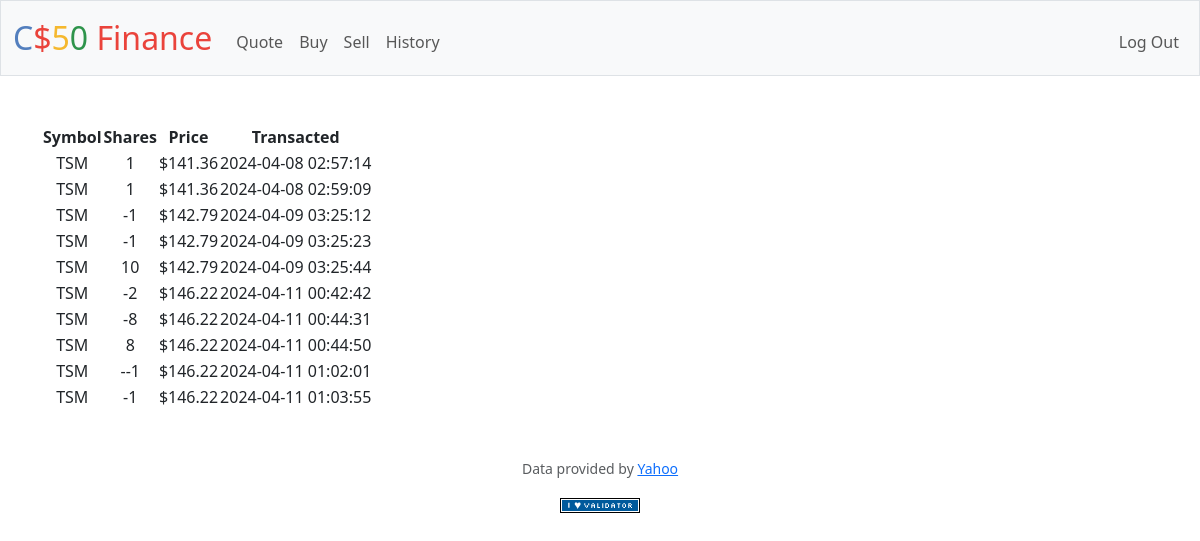
The app's page /history (signed in) with its own data.
### tables this page shows
CREATE TABLE exchanges(
    user_id INTEGER,
    time NUMERIC,
    buy INTEGER,
    sell INTEGER,
    symbol TEXT,
    price REAL,
    FOREIGN KEY(user_id) REFERENCES users(id)
);

### app.py (the view)
@app.route("/history")
@login_required
def history():
    history = db.execute(
        "SELECT symbol, buy, sell, price, time FROM exchanges\
                          WHERE user_id = ?",
        session["user_id"],
    )
    for row in history:
        row["price"] = usd(row["price"])
    return render_template("history.html", history=history)

### app.py (called while the page is built)
@app.after_request
def after_request(response):
    response.headers["Cache-Control"] = "no-cache, no-store, must-revalidate"
    response.headers["Expires"] = 0
    response.headers["Pragma"] = "no-cache"
    return response

### helpers.py (called while the page is built)
def login_required(f):
    @wraps(f)
    def decorated_function(*args, **kwargs):
        if session.get("user_id") is None:
            return redirect("/login")
        return f(*args, **kwargs)
    return decorated_function

def usd(value):
    return f"${value:,.2f}"

### templates/history.html (shortened to what this page needs)
{% extends "layout.html" %}
{% block main %}
<table>
    <thead>
        <tr>
            <th>Symbol</th>
            <th>Shares</th>
            <th>Price</th>
            <th>Transacted</th>
        </tr>
    </thead>
    <tbody>
        {% for row in history %}
        <tr>
            <td>{{ row.symbol }}</td>
            <td>{% if row.buy != none %}{{ row.buy }}{% else %}-{{ row.sell }}{% endif %}</td>
            <td>{{ row.price }}</td>
            <td>{{ row.time }}</td>
        </tr>
        {% endfor %}
    </tbody>
</table>
{% endblock %}

### templates/layout.html (shortened to what this page needs)
<!DOCTYPE html>
<html lang="en">
    <head>
        <link href="https://cdn.jsdelivr.net/npm/bootstrap@5.3.2/dist/css/bootstrap.min.css" rel="stylesheet">
        <link href="/static/styles.css" rel="stylesheet">
    </head>
    <body>
        <nav class="bg-light border navbar navbar-expand-md navbar-light">
            <div class="container-fluid">
                <a class="navbar-brand" href="/"><span class="blue">C</span><span class="red">$</span><span class="yellow">5</span><span class="green">0</span> <span class="red">Finance</span></a>
                <div class="collapse navbar-collapse" id="navbar">
                    {% if session["user_id"] %}
                        <ul class="navbar-nav me-auto mt-2">
                            <li class="nav-item"><a class="nav-link" href="/quote">Quote</a></li>
                            <li class="nav-item"><a class="nav-link" href="/buy">Buy</a></li>
                            <li class="nav-item"><a class="nav-link" href="/sell">Sell</a></li>
                            <li class="nav-item"><a class="nav-link" href="/history">History</a></li>
                        </ul>
                        <ul class="navbar-nav ms-auto mt-2">
                            <li class="nav-item"><a class="nav-link" href="/logout">Log Out</a></li>
                        </ul>
                    {% else %}
                        <ul class="navbar-nav ms-auto mt-2">
                            <li class="nav-item"><a class="nav-link" href="/register">Register</a></li>
                            <li class="nav-item"><a class="nav-link" href="/login">Log In</a></li>
                        </ul>
                    {% endif %}
                </div>
            </div>
        </nav>
        <main class="container py-5 text-center">
            {% block main %}{% endblock %}
        </main>
        <footer class="mb-5">
            <p class="mb-3 small text-center text-muted">
                Data provided by <a href="https://finance.yahoo.com/">Yahoo</a>
            </p>
            <form action="https://validator.w3.org/check" class="text-center" enctype="multipart/form-data" method="post" target="_blank">
                <input alt="Validate" src="/static/I_heart_validator.png" type="image">
            </form>
        </footer>
    </body>
</html>

### static/styles.css (style rules this page uses)
nav .navbar-brand { font-size: xx-large; }
nav .navbar-brand .blue { color: #537fbe; }
nav .navbar-brand .red { color: #ea433b; }
nav .navbar-brand .yellow { color: #f5b82e; }
nav .navbar-brand .green { color: #2e944b; }

### records on screen
exchanges: symbol "TSM", buy "1", price "$141.36", time "2024-04-08 02:57:14"
exchanges: symbol "TSM", buy "1", price "$141.36", time "2024-04-08 02:59:09"
exchanges: symbol "TSM", sell "1", price "$142.79", time "2024-04-09 03:25:12"
exchanges: symbol "TSM", sell "1", price "$142.79", time "2024-04-09 03:25:23"
exchanges: symbol "TSM", buy "10", price "$142.79", time "2024-04-09 03:25:44"
exchanges: symbol "TSM", sell "2", price "$146.22", time "2024-04-11 00:42:42"
exchanges: symbol "TSM", sell "8", price "$146.22", time "2024-04-11 00:44:31"
exchanges: symbol "TSM", buy "8", price "$146.22", time "2024-04-11 00:44:50"
exchanges: symbol "TSM", sell "-1", price "$146.22", time "2024-04-11 01:02:01"
exchanges: symbol "TSM", sell "1", price "$146.22", time "2024-04-11 01:03:55"
